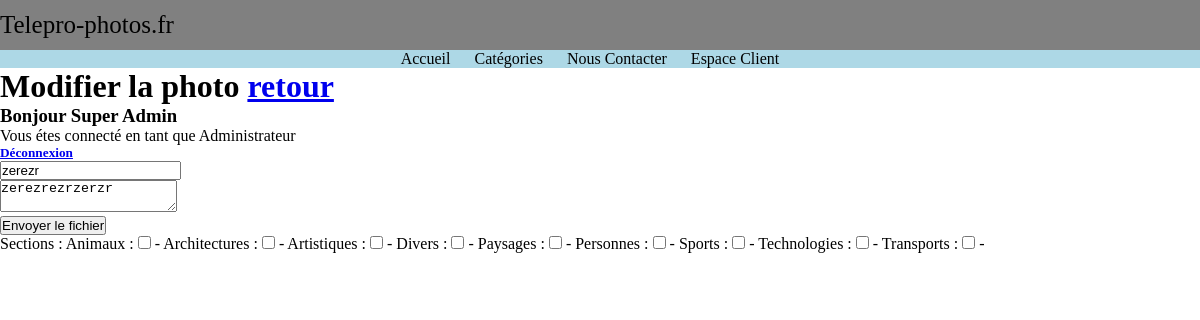
Screenshot of /modif.php?id=26 (signed in) with the database file from the repository.
### tables this page shows
CREATE TABLE IF NOT EXISTS `utilisateur` (
  `id` int(10) unsigned NOT NULL AUTO_INCREMENT,
  `lelogin` varchar(100) DEFAULT NULL,
  `lepass` varchar(45) DEFAULT NULL,
  `lemail` varchar(150) DEFAULT NULL,
  `lenom` varchar(80) DEFAULT NULL,
  `valide` tinyint(3) unsigned DEFAULT '1',
  `droit_id` int(10) unsigned NOT NULL,
  PRIMARY KEY (`id`),
  UNIQUE KEY `lelogin_UNIQUE` (`lelogin`),
  KEY `fk_utilisateur_droit_idx` (`droit_id`)
);

CREATE TABLE IF NOT EXISTS `photo` (
  `id` int(10) unsigned NOT NULL AUTO_INCREMENT,
  `lenom` varchar(50) DEFAULT NULL,
  `lextension` char(3) DEFAULT NULL,
  `lepoids` int(10) unsigned DEFAULT NULL,
  `lalargeur` int(10) unsigned DEFAULT NULL,
  `lahauteur` int(10) unsigned DEFAULT NULL,
  `letitre` varchar(60) DEFAULT NULL,
  `ladesc` varchar(500) DEFAULT NULL,
  `affiche` smallint(5) unsigned DEFAULT '2',
  `utilisateur_id` int(10) unsigned NOT NULL,
  PRIMARY KEY (`id`),
  UNIQUE KEY `lenom_UNIQUE` (`lenom`),
  KEY `fk_photo_utilisateur1_idx` (`utilisateur_id`)
);

CREATE TABLE IF NOT EXISTS `rubriques` (
  `id` int(10) unsigned NOT NULL AUTO_INCREMENT,
  `lintitule` varchar(60) DEFAULT NULL,
  PRIMARY KEY (`id`)
);

### modif.php (the view, shortened to what this page needs)
<?php
require_once 'includes/header.php';;
if(isset($_GET['id'])&&  ctype_digit($_GET['id'])){
    $idphoto = $_GET['id'];
}else{
   header("location: espaceclient.php");
}
$sql = "SELECT p.*, GROUP_CONCAT(r.id) AS idrub, GROUP_CONCAT(r.lintitule SEPARATOR '|||' ) AS lintitule
    FROM photo p
	LEFT JOIN photo_has_rubriques h ON h.photo_id = p.id
    LEFT JOIN rubriques r ON h.rubriques_id = r.id
        WHERE p.id = p.id
            AND p.id = $idphoto
        GROUP BY p.id
        ORDER BY p.id DESC;
    ";
$recup_sql = mysqli_query($mysqli,$sql) or die(mysqli_error($mysqli));
$recup_photo = mysqli_fetch_assoc($recup_sql);
$sql="SELECT * FROM rubriques ORDER BY lintitule ASC;";
$recup_section = mysqli_query($mysqli, $sql);
?>
<!DOCTYPE html>
<html>
    <head>
    </head>
    <body>
         <div id="content">
             <div id="haut"><h1>Modifier la photo <a href="./espaceclient.php">retour</a></h1>
                <div id="connect"><?php
                       $utilisateur_query=  mysqli_query($mysqli, "SELECT * FROM utilisateur where id=$_SESSION[id]");
$utilisateur_assoc=  mysqli_fetch_assoc($utilisateur_query);
$lenom=$utilisateur_assoc['lenom'];
    echo "<h3>Bonjour " .$lenom. "</h3>";
    echo "<p>Vous étes connecté en tant que <span title='" . $_SESSION['lenom'] . "'>" . $_SESSION['nom_perm'] . "</span></p>";
    echo "<h5><a href='./includes/deconnect.php'>Déconnexion</a></h5>";
                      ?></div>
            </div>
             <div id="milieu">
                 <div id="formulaire">
                <form action="" method="POST" name="onposte">
                    <input type="text" name="letitre" value="<?php echo $recup_photo['letitre'] ?>" required /><br/>
                    <textarea name="ladesc"><?php echo $recup_photo['ladesc'] ?></textarea><br/>
                    <input type="submit" value="Envoyer le fichier" /><br/>
                    Sections : <?php
                    $recup_sect_img = explode(',',$recup_photo['idrub']);
                    while($ligne = mysqli_fetch_assoc($recup_section)){
                        if(in_array($ligne['id'], $recup_sect_img)){
                            $coche = "checked";
                        }else{
                            $coche = "";
                        }
                        echo $ligne['lintitule']." : <input type='checkbox' name='section[]' value='".$ligne['id']."' $coche > - ";
                    }
                    echo "<br/><img src='".CHEMIN_RACINE.$dossier_mini.$recup_photo['lenom'].".jpg' alt='' />";
                    ?>
                </form>
            </div>

### css/style.css (style rules this page uses)
* { margin:0; padding:0; }

### rows the page displays
utilisateur: lenom "Super Admin"
photo: letitre "zerezr", ladesc "zerezrezrzerzr"
rubriques: lintitule "Animaux"
rubriques: lintitule "Architectures"
rubriques: lintitule "Artistiques"
rubriques: lintitule "Divers"
rubriques: lintitule "Paysages"
rubriques: lintitule "Personnes"
rubriques: lintitule "Sports"
rubriques: lintitule "Technologies"
rubriques: lintitule "Transports"

### other values shown
$_SESSION['nom_perm'] "Administrateur"
